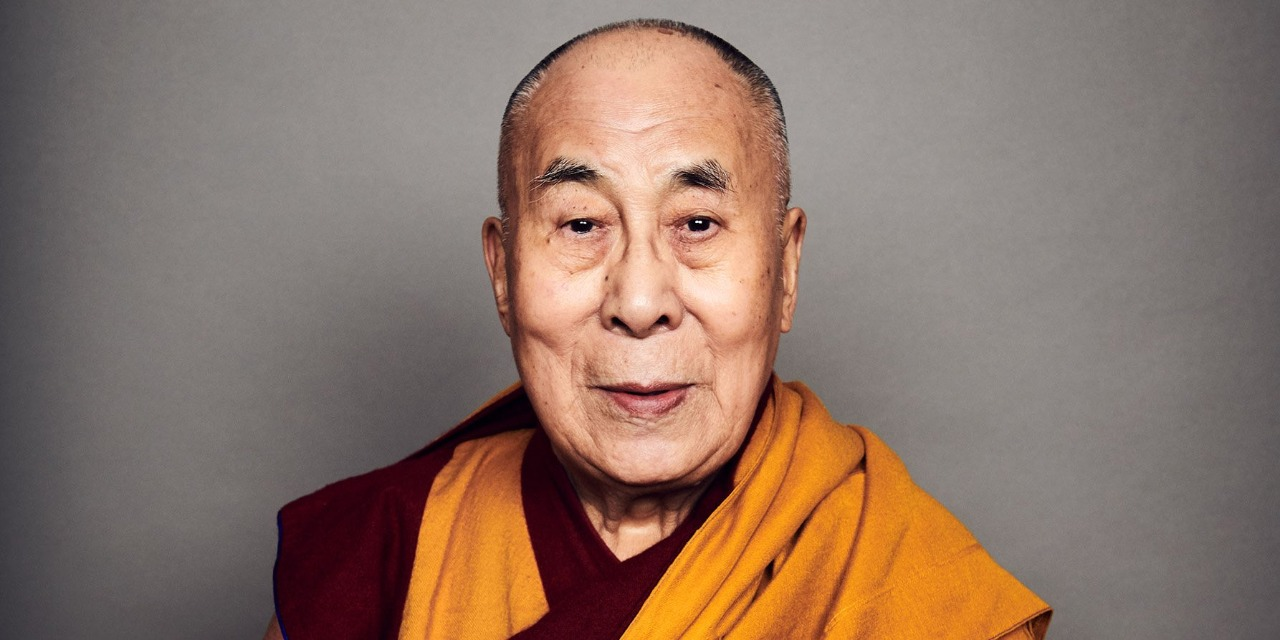
#> input picture GrayScaleImagesPython/Dalai_Lama.jpeg, 1280 x 640 px
$ python grayScaleImages.py
#> lines starting #> are read from the running program, lines starting #| are printed output that depends on the picture
# grayscale conversion experiments

from PIL import Image
import matplotlib.pyplot as plt

img = Image.open("Dalai_Lama.jpeg")
#> img is the input picture: PIL image 1280x640 RGB; mean R, G, B 139.9, 116.5, 103.3
img.show()

histograms = []

# "L" is grayscale mode, thus interpreting all pixel values as a
# shade of gray

def displayGrayScaledImage(pixels):
    grayScaleImg = Image.new("L", (img.size[0], img.size[1]), 255)
    grayScaleImg.putdata(pixels)
    grayScaleImg.show()

    histograms.append(grayScaleImg.histogram())

# by averaging the R,G,B values (notice how the image gets encoded in a
# single banded channel, related to the average of the image's original
# 3 channels, and how the mode of the image is such that each pixel,
# represented by a single integer ranging from 0 to 255, stands for a
# color in the grayscale spectrum -- thus the questions becomes not
# whether or not to have an image grayscaled, but how to have it best).

def getRGBAverage(pixel):
    return int((pixel[0] + pixel[1] + pixel[2])/3)

averagedPixels = []

for pixel in list(img.getdata()):
    averagedPixels.append(getRGBAverage(pixel))
#> this loop made 819200 passes
#> pixel on passes 1 to 3: (61, 59, 64), (66, 64, 69), (69, 67, 72)
#> after the loop, averagedPixels = 819200 items

displayGrayScaledImage(averagedPixels)
#> in displayGrayScaledImage, `grayScaleImg = Image.new("L", (img.size[0], img.size[1]), 255)`: grayScaleImg: PIL image 1280x640 L; every value is 255
#> in displayGrayScaledImage, `grayScaleImg.putdata(pixels)`:
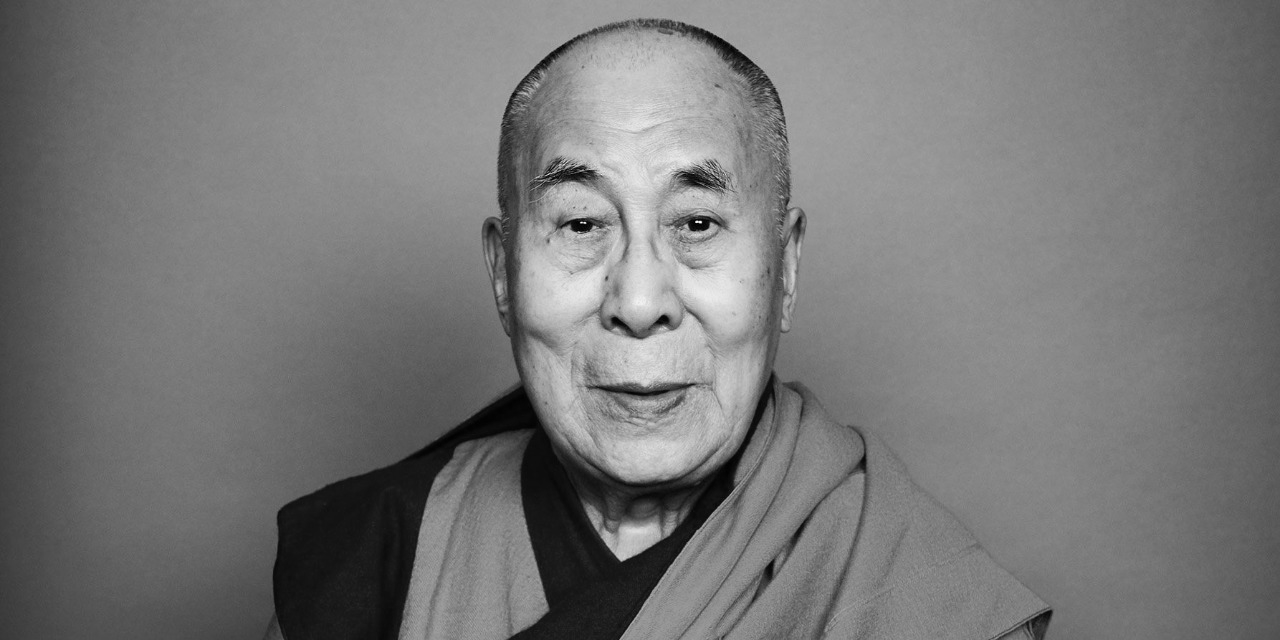
#> grayScaleImg: PIL image 1280x640 L; min 0, max 254, mean 119.5

# by obtaining the luminosity (luma 601 / luma 709). Luma pursuits
# the luminosity of a pixel, characterizing it accordingly to the
# different degrees of luminosity from all red, green and blue
# (thus the different coefficients). The luma 709 transform
# attempts to also consider the change in displaying technologies.

def getLuminosity(pixel, model):
    if model == 601:
        return int((299/1000)*pixel[0] + (587/1000)*pixel[1] + (114/1000)*pixel[2])
    elif model == 709:
        return int((212/1000)*pixel[0] + (715/1000)*pixel[1] + (72/1000)*pixel[2])

# luma 601

luminosityOfPixels = []

for pixel in list(img.getdata()):
    luminosityOfPixels.append(getLuminosity(pixel, 601))
#> after the loop, luminosityOfPixels = 819200 items

displayGrayScaledImage(luminosityOfPixels)

# luma 709

luminosityOfPixels = []

for pixel in list(img.getdata()):
    luminosityOfPixels.append(getLuminosity(pixel, 709))

displayGrayScaledImage(luminosityOfPixels)

# histograms representative of each approach to gray scale.
# the left values indicate more darkness, while the right
# ones more clarity -- how stereotypical.

figure, axes = plt.subplots(3)
axes[0].bar(list(range(256)), histograms[0])
axes[0].set_title("RGB Average")
axes[1].bar(list(range(256)), histograms[1])
axes[1].set_title("luma 601")
axes[2].bar(list(range(256)), histograms[2])
axes[2].set_title("luma 712")
plt.show()
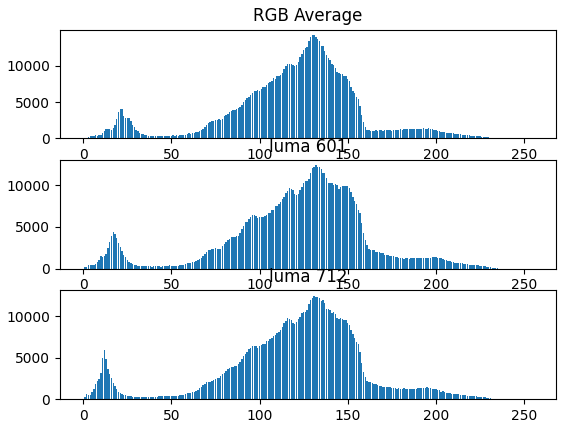
#> figure drawn by matplotlib, 3 panels; panel 1: tallest bar 14266 high, from x = 130.6 to 131.4; panel 2: tallest bar 12374 high, from x = 131.6 to 132.4; panel 3: tallest bar 12462 high, from x = 130.6 to 131.4
